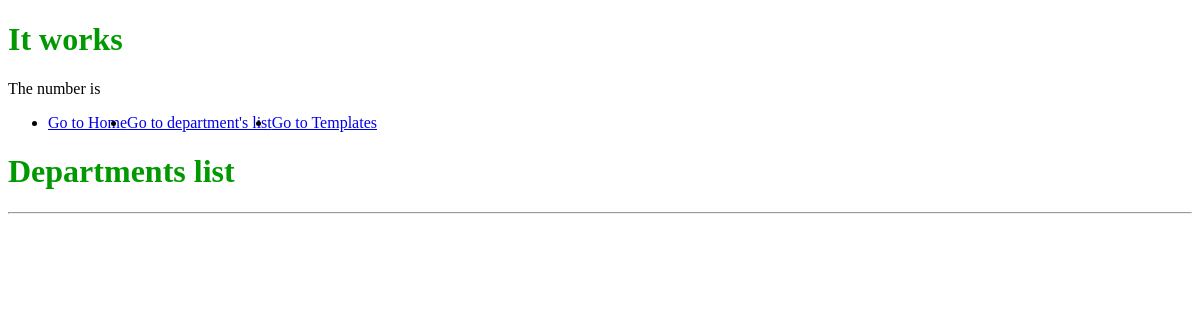
/departments/, run on an earlier commit of the app's database.
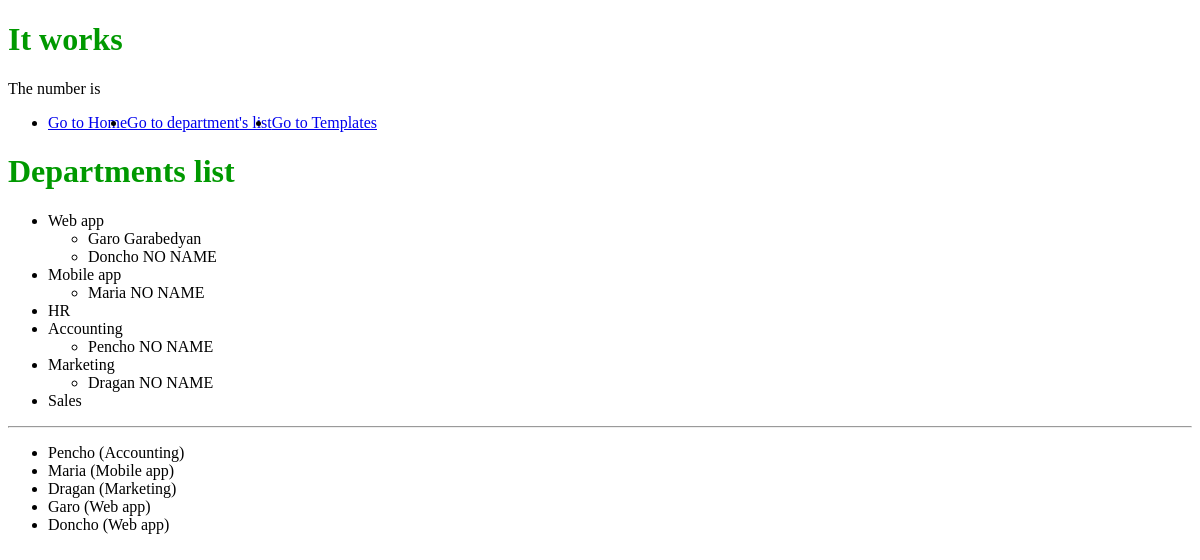
And on a later commit of the database.
### employees/employees_app/models.py (models this page shows, shortened)
class AuditEntity(models.Model):
    created_on = models.DateTimeField(
        auto_now_add=True,  # при създаването
    )
    updated_on = models.DateTimeField(
        auto_now=True,  # при всяка промяна
    )
    class Meta:
        abstract = True

class Department(AuditEntity):
    name = models.CharField(
        max_length=20,
    )

class Employee(AuditEntity):
    SOFTWARE_DEVELOPER = 1
    QA_ENGINEER = 2
    DEVOPS_SPECIALIST = 3
    SOFT_UNI = 'Soft-Uni'
    GOOGLE = 'Google'
    AUDI = 'Audi'
    COMPANIES = (
        SOFT_UNI,
        GOOGLE,
        AUDI,
    )
    first_name = models.CharField(
        max_length=30,
    )
    last_name = models.CharField(
        max_length=40,
        null=True,
        blank=True,
        default='NO NAME',
    )
    egn = models.CharField(
        max_length=10,
        unique=True,
        verbose_name='EGN',
    )
    job_title = models.IntegerField(
        choices=(
            ((SOFTWARE_DEVELOPER, 'Software Developer'),  # (стойност в базата, как изглежда там)
             (QA_ENGINEER, 'QA Eng'),
             (DEVOPS_SPECIALIST, 'DevOps Specialist'),)
        )
    )
    company = models.CharField(
        max_length=max(len(c) for c in COMPANIES),
        choices=((c, c) for c in COMPANIES),
    )
    department = models.ForeignKey(
        Department,
        on_delete=models.DO_NOTHING,
    )
    class Meta:
        ordering = ('company', '-first_name',)
    def __str__(self):
        return f'{self.first_name} {self.last_name}'

### employees/employees_app/views.py (the view)
# urls.py: path('', list_departments, name='departments list'),
def list_departments(request):
    context = {
        'departments': Department.objects.prefetch_related('employee_set').all(),
        'employees': Employee.objects.all(),
    }
    return render(request, 'list_departments.html', context)

### templates/list_departments.html
{% extends 'base/base.html' %}
{% block content1 %}
<h1>Departments list</h1>
<ul>
    {% for dept in departments %}
        <li>{{ dept.name }}</li>
        <ul>
            {% for e in dept.employee_set.all %}
                <li>{{ e }}</li>
            {% endfor %}
        </ul>
    {% endfor %}
</ul>
<hr>
<ul>
    {% for emp in employees %}
        <li>{{ emp.first_name }} ({{ emp.department.name }})</li>
    {% endfor %}
</ul>
{% endblock %}

### templates/base/base.html (shortened to what this page needs)
{% load static %}
<!DOCTYPE html>
<html lang="en">
<head>
    <link rel="stylesheet" href="{% static 'index.css' %}">
</head>
<body>
<h1>It works</h1>
<p>The number is {{ number }}</p>
<nav>
    <ul>
        <li><a href={% url 'go to home' %}>Go to Home</a></li>
        <li><a href={% url 'departments list' %}>Go to department's list</a></li>
        <li><a href={% url 'template examples' %}>Go to Templates</a></li>
    </ul>
</nav>
{% block content1 %}
{% endblock %}
</body>
</html>

### staticfiles/index.css (style rules this page uses)
h1 { color: #009900; }
nav ul { display: flex; }
nav li { margin-outside: 10px; }

What changed in the data, as far as the page shows it:
added Department: name "Web app"
added Employee: first_name+last_name "Garo Garabedyan", first_name "Garo", department.name "Web app"
added Employee: first_name+last_name "Doncho NO NAME", first_name "Doncho", department.name "Web app"
added Department: name "Mobile app"
added Employee: first_name+last_name "Maria NO NAME", first_name "Maria", department.name "Mobile app"
added Department: name "HR"
added Department: name "Accounting"
added Employee: first_name+last_name "Pencho NO NAME", first_name "Pencho", department.name "Accounting"
added Department: name "Marketing"
added Employee: first_name+last_name "Dragan NO NAME", first_name "Dragan", department.name "Marketing"
added Department: name "Sales"
